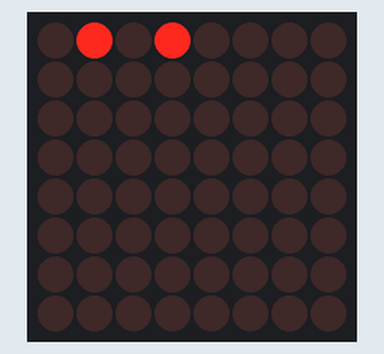
This sketch was run on a simulated Arduino Uno, built with avr-gcc and run on an emulated ATmega328P. Parts: 8×8 LED matrix.

Above: at 0.1 s.

The sketch:

lab9.ino
```cpp
#include "LedControl.h" //  need the library
const int dinPin = 12;
const int clockPin = 11;
const int loadPin = 10;

const int xPin = A0;
const int yPin = A1;


byte xPos = 0;
byte yPos = 0;

byte xLastPos = 0;
byte yLastPos = 0;

const int minThreshold = 200;
const int maxThreshold = 600;

LedControl lc = LedControl(dinPin, clockPin, loadPin, 1); //DIN, CLK, LOAD, No. DRIVER

byte matrixBrightness = 2;

unsigned int long long lastMoved = 0;
const int moveInterval = 100;

bool matrixChanged = true;
const byte matrixSize = 8;

bool matrix[matrixSize][matrixSize] = {
  {0, 0, 0, 0, 0, 0, 0, 0},
  {0, 0, 0, 0, 0, 0, 0, 0},
  {0, 0, 0, 0, 0, 0, 0, 0},
  {0, 0, 0, 0, 0, 0, 0, 0},
  {0, 0, 0, 0, 0, 0, 0, 0},
  {0, 0, 0, 0, 0, 0, 0, 0},
  {0, 0, 0, 0, 0, 0, 0, 0},
  {0, 0, 0, 0, 0, 0, 0, 0}
};

byte matrixByte[matrixSize] = {
  B01010000,
  B00000000,
  B00000000,
  B00000000,
  B00000000,
  B00000000,
  B00000000,
  B00000000
};

void setup() {
  Serial.begin(9600);
  // the zero refers to the MAX7219 number, it is zero for 1 chip
  lc.shutdown(0, false); // turn off power saving, enables display
  lc.setIntensity(0, matrixBrightness); // sets brightness (0~15 possible values)
  lc.clearDisplay(0);// clear screen
  matrix[xPos][yPos] = 1;
}

void loop() {
  updateDisplayBytes();
//   // game logic
//   if (millis() - lastMoved > moveInterval) {
//     updatePositions();
//     lastMoved = millis();
//   }
//   if (matrixChanged == true) {
//     // matrix display logic
//     updateDisplay();
//     matrixChanged = false;
//   }
}

void updateDisplayBytes() {
  for (int row = 0; row < matrixSize; row++) {
    lc.setRow(0, row, matrixByte[row]);
  }
}


void updateDisplay() {
  for (int row = 0; row < matrixSize; row++) {
    for (int col = 0; col < matrixSize; col++) {
      lc.setLed(0, row, col, matrix[row][col]);
    }
  }
}

// example
void generateFood() {
  // lastFoodPos = currentPos;
  // newFoodPos = random(ceva);
  // matrix[lastFoodPos] = 0;
  // matrix[newFoodPos] = 1;
//  matrixChanged = true;
}

void updatePositions() {
  int xValue = analogRead(xPin);
  int yValue = analogRead(yPin);

  xLastPos = xPos;
  yLastPos = yPos;

  if (xValue < minThreshold) {
    if (xPos < matrixSize - 1) {
      xPos++;
    }
    else {
      xPos = 0;
    }
  }

  if (xValue > maxThreshold) {
    if (xPos > 0) {
      xPos--;
    }
    else {
      xPos = matrixSize - 1;
    }
  }

  if (yValue > maxThreshold) {
    if (yPos < matrixSize - 1) {
      yPos++;
    }
    else {
      yPos = 0;
    }
  }

  if (yValue < minThreshold) {
    if (yPos > 0) {
      yPos--;
    }
    else {
      yPos = matrixSize - 1;
    }
  }

  if (xLastPos != xPos || yLastPos != yPos) {
    matrixChanged = true;
    matrix[xPos][yPos] = 1;
    matrix[xLastPos][yLastPos] = 0;
  }
}
```
